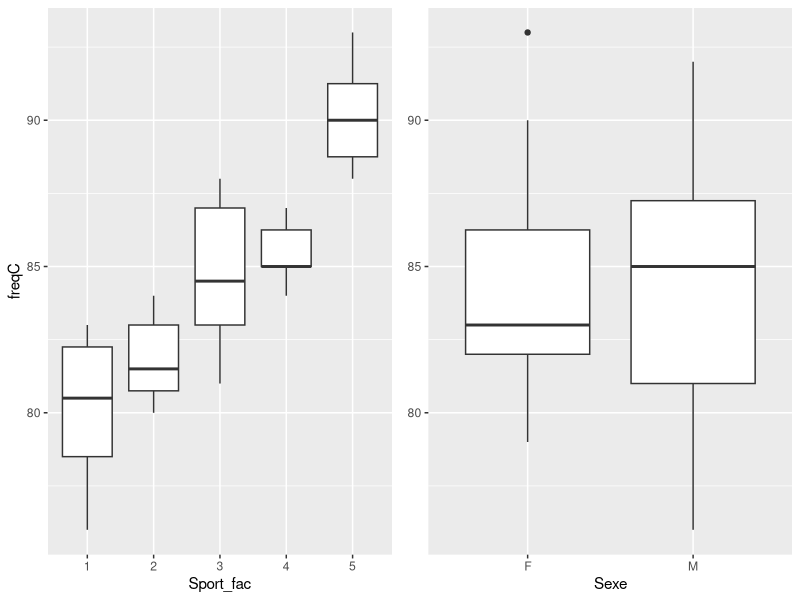
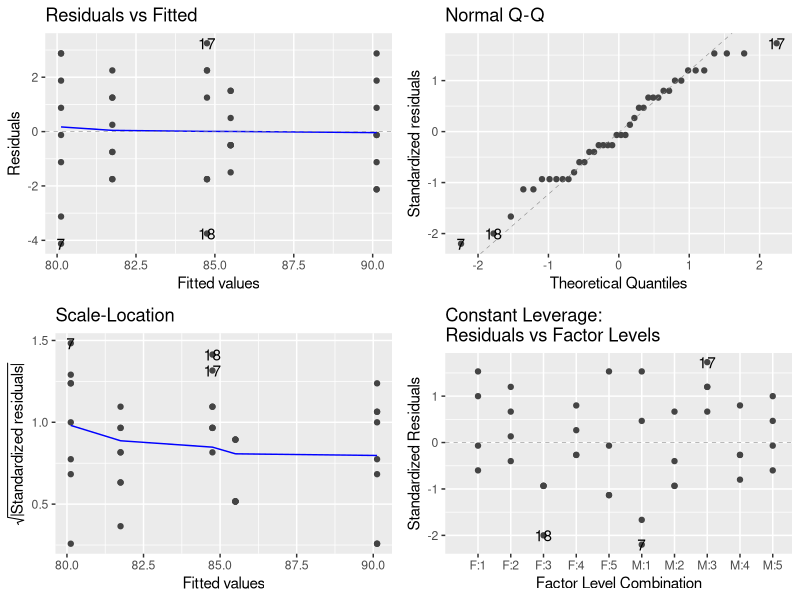
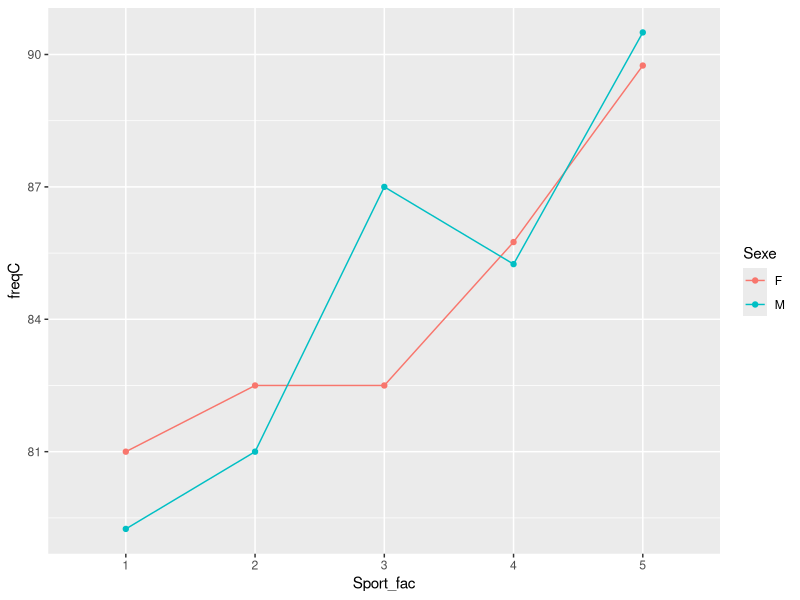
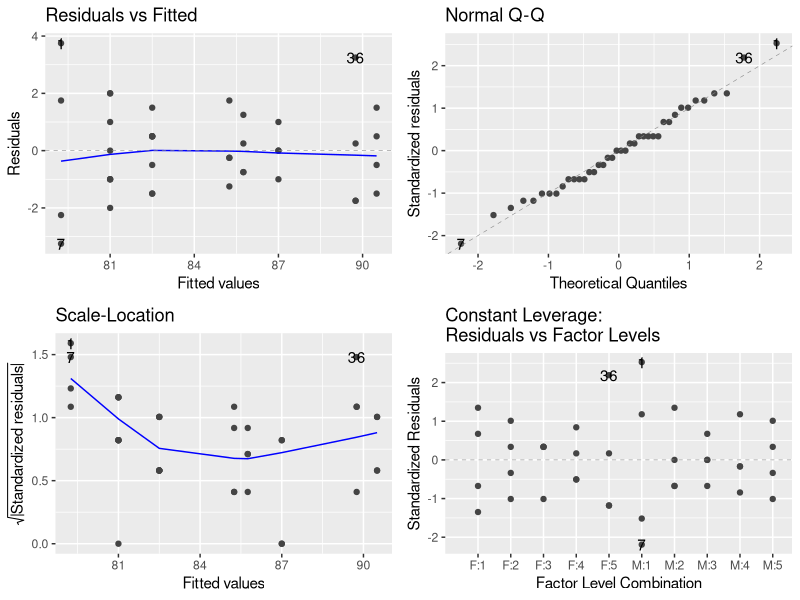
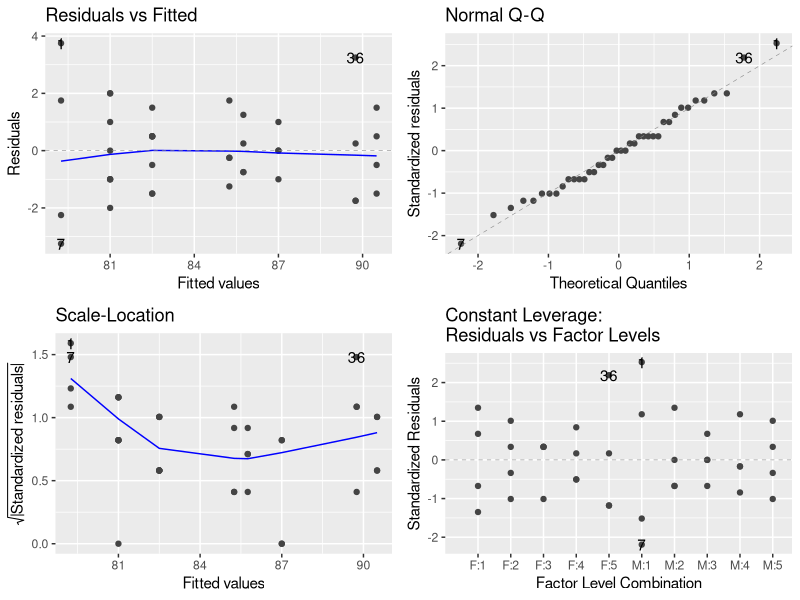
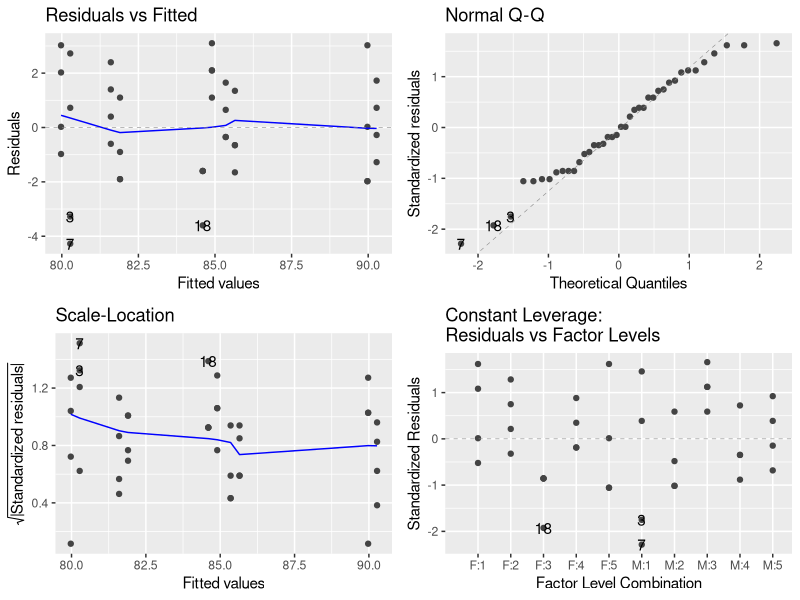
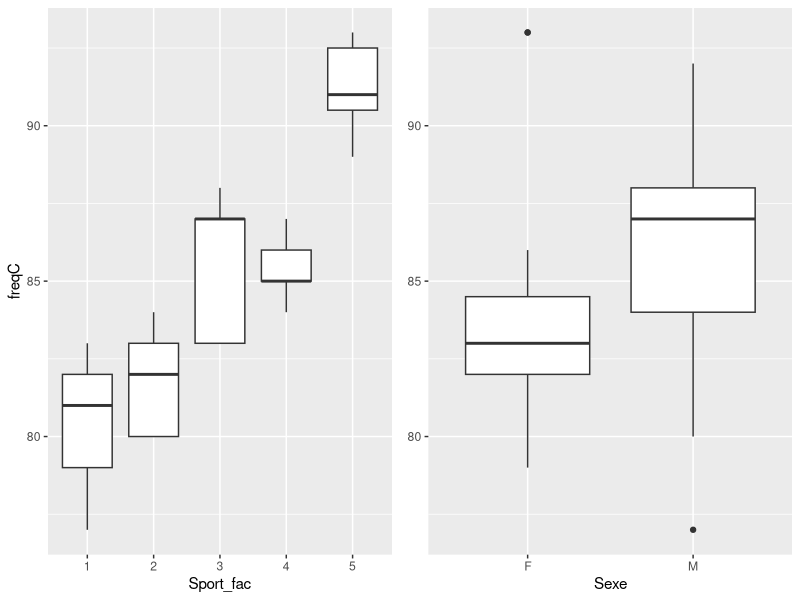
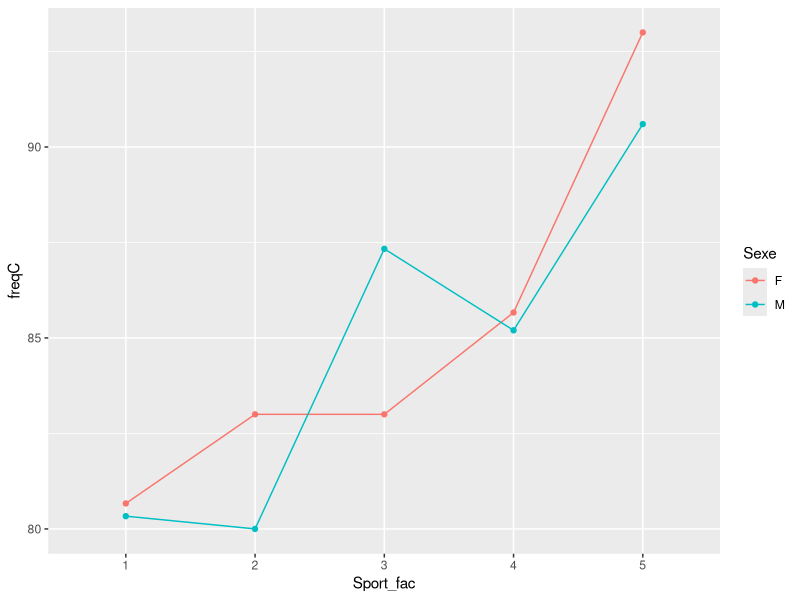

Source code (R) for these figures, in order:
## ---- chunk 1
knitr::opts_chunk$set(echo = TRUE, cache = TRUE)
## ---- chunk 2
#pour la fonction Anova
library(car)
# pour le tidyverse
library(tidyverse)
# pour les graphiques
library(ggplot2) 
library(ggfortify)
library(ggpubr)
# pour les moyennes ajustées
library(emmeans) 

## ---- chunk 3
freq <- read.table("data/FreqCardiaqueEq.txt", skip=1, header=T, sep=" ") 
summary(freq)

freq <- freq %>% mutate(Sport_fac = as.factor(Sport))
summary(freq)
## ---- chunk 4

with( freq,
      table(Sexe, Sport)
      )
# ou en mode tidy
freq %>% count(Sexe, Sport)
## ---- chunk 5
freq %>% group_by(Sexe) %>% summarise(mean_freq = mean(freqC))
freq %>% group_by(Sport) %>% summarise(mean_freq = mean(freqC))
freq %>% group_by(Sexe, Sport) %>% summarise(mean_freq = mean(freqC))

  
p1 <- ggplot(freq, aes(y=freqC, x = Sport_fac)) + geom_boxplot()
  
p2 <- ggplot(freq, aes(y=freqC, x = Sexe)) + geom_boxplot()

ggarrange(p1,p2+rremove('ylab'))
## ---- chunk 6
 lm_1 <- lm( freqC ~ Sport, data = freq)
 
## ---- chunk 7
summary(lm_1)
## ---- chunk 8
 lm_1 <- lm( freqC ~ Sport_fac, data = freq)
## ---- chunk 9
summary(lm_1)
## ---- chunk 10
model.matrix(lm_1)
## ---- chunk 11
Y <- matrix(freq$freqC, ncol = 1)
X <- model.matrix(lm_1)
Xprime <- t(X)

solve(Xprime %*% X) %*%  Xprime %*% Y
## ---- chunk 12

lm_0 <- lm(freqC~1, data =freq)
anova(lm_1)
anova(lm_0, lm_1)
## ---- chunk 13
anova(lm_1)
## ---- chunk 14
autoplot(lm_1, data = freq)
## ---- chunk 15

freq %>% 
  ggplot() +
  aes(x = Sport_fac, color = Sexe, group = Sexe, y = freqC) +
  stat_summary(fun.y = mean, geom = "point") +
  stat_summary(fun.y = mean, geom = "line")

## ---- chunk 16
 lmInt <- lm(freqC~Sexe+Sport+Sexe*Sport, data=freq)
 summary(lmInt)
## ---- chunk 17
 lmInt <- lm(freqC ~  Sexe + Sport_fac + Sexe * Sport_fac, data=freq)
 summary(lmInt)
## ---- chunk 18
autoplot(lmInt)
anova(lm_0, lmInt)
## ---- chunk 19
lm_12 <- lm(freqC~ Sport_fac + Sexe, data = freq)
anova(lm_12, lmInt)
## ---- chunk 20
 anova(lmInt)
 Anova(lmInt, type="II")
## ---- chunk 21
autoplot(lmInt, data = freq)
## ---- chunk 22
 lm1 <- lm(freqC~Sexe+Sport_fac, data=freq)
 summary(lm1)

## ---- chunk 23
 anova(lm1)
 Anova(lm1, type="II")
autoplot(lm1)
## ---- chunk 24
 freq2 <- read.table(file = "data/FreqCardiaqueDes1.txt", header = T)
freq2 <- freq2 %>% mutate(Sport_fac = as.factor(Sport))
table(freq2$Sexe, freq2$Sport)

freq2 %>% count(Sport, Sexe) 
## ---- chunk 25
freq2 %>% group_by(Sport) %>% summarise(mean_freq = mean(freqC)) 

freq2 %>% group_by(Sexe) %>% summarise(mean_freq = mean(freqC)) 

freq2 %>% group_by(Sport, Sexe) %>% summarise(mean_freq = mean(freqC)) 
## ---- chunk 26
p1 <- ggplot(freq2, aes(y=freqC, x = Sport_fac)) + geom_boxplot()
  
p2 <- ggplot(freq2, aes(y=freqC, x = Sexe)) + geom_boxplot()

ggarrange(p1,p2+rremove('ylab'))

freq2 %>% 
  ggplot() +
  aes(x = Sport_fac, color = Sexe, group = Sexe, y = freqC) +
  stat_summary(fun.y = mean, geom = "point") +
  stat_summary(fun.y = mean, geom = "line")

## ---- chunk 27
 lm2 <- lm(freqC~  Sport_fac  + Sexe + Sexe:Sport_fac, data=freq2)
autoplot(lm2)
 anova(lm2)
 Anova(lm2, type="II")
## ---- chunk 28
 lm2 <- lm(freqC~  Sport_fac + Sexe + Sexe:Sport_fac, data=freq2)
autoplot(lm2)
 anova(lm2)
emmeans(lm2, 
        pairwise~Sport_fac,
        adjust = "hochberg") 
